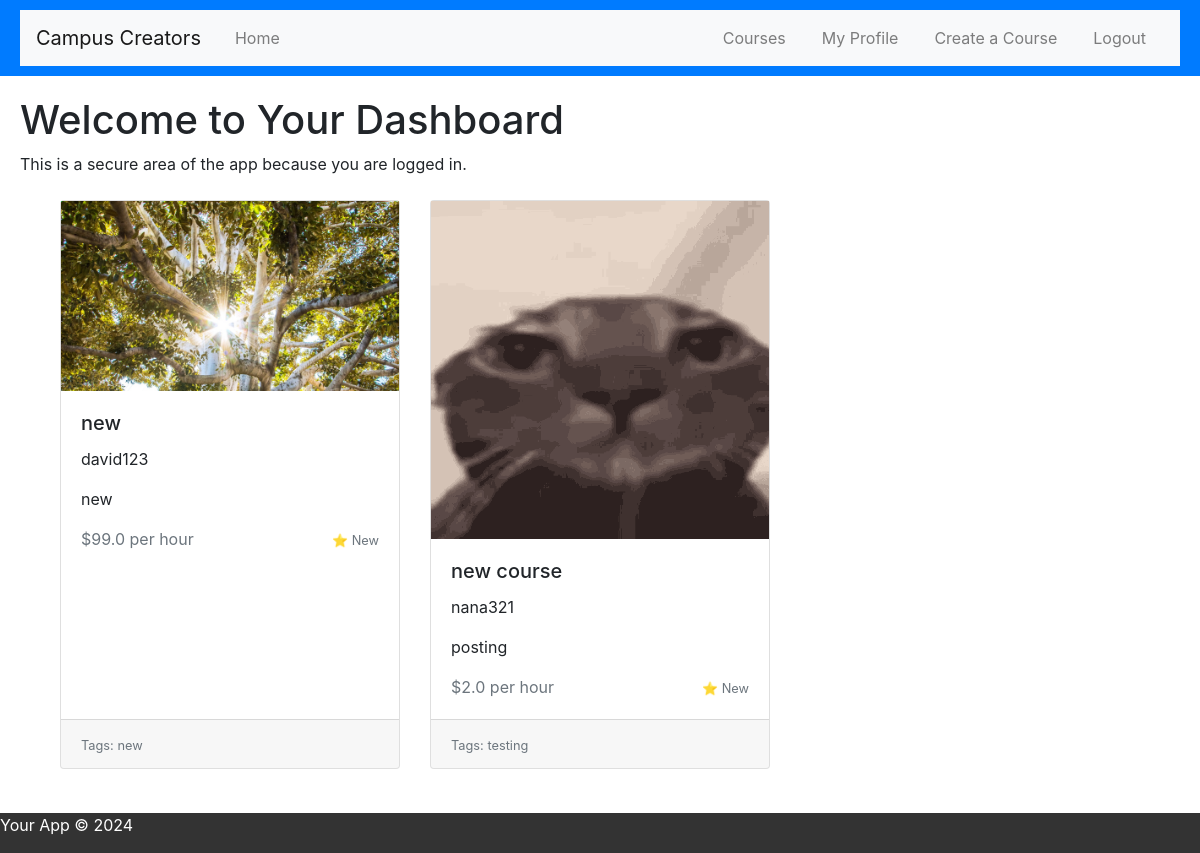
The page /dashboard (signed in) on the database its author committed.
### app.py (models this page shows)
class Course(db.Model):
    id = db.Column(db.Integer, primary_key=True)
    title = db.Column(db.String(100), nullable=False)
    description = db.Column(db.Text, nullable=False)
    price_per_hour = db.Column(db.Float, nullable=False)
    image_url = db.Column(db.String(255))  # Assuming images are hosted elsewhere and accessed via URL
    category_tags = db.Column(db.String(255))  # Could be a comma-separated list or a relationship to another table
    rating = db.Column(db.Float)  # Average rating, possibly updated via a separate ratings model or table
    created_at = db.Column(db.DateTime, default=datetime.utcnow)
    user_id = db.Column(db.Integer, db.ForeignKey('user.id'), nullable=False)  # Linking a course to a user
    creator = relationship('User', backref='courses')  # Establishing a bidirectional relationship with the User model

class User(db.Model):
    id = db.Column(db.Integer, primary_key=True)
    username = db.Column(db.String(80), unique=True, nullable=False)
    password = db.Column(db.String(80), nullable=False)

### app.py (the view)
@app.route('/dashboard')
def dashboard():
    if 'user_id' not in session:
        return redirect(url_for('login'))
    courses = Course.query.all()
    return render_template('dashboard.html', courses=courses)

### templates/dashboard.html (shortened to what this page needs)
{% extends "base.html" %}
{% block content %}
    <h1>Welcome to Your Dashboard</h1>
    <p>This is a secure area of the app because you are logged in.</p>
<link rel="stylesheet" href="https://stackpath.bootstrapcdn.com/bootstrap/4.3.1/css/bootstrap.min.css">
<div class="container mt-4">
   <div class="container mt-4">
    <div class="row">
        {% for course in courses %}
        <a href="{{ url_for('course_details', course_id=course.id) }}" class="card-link">
        <div class="col-md-4 mb-4">
            <div class="card">
                <img src="{{ url_for('static', filename=course.image_url) }}" alt="{{ course.title }}">
                <div class="card-body">
                    <h5 class="card-title">{{ course.title }}</h5>
                    <p class="card-text">{{ course.creator.username }}</p>
                    <p class="card-text">{{ course.description }}</p>
                    <div class="d-flex justify-content-between align-items-center">
                        <span class="text-muted">${{ course.price_per_hour }} per hour</span>
                        <div>
                            <small class="text-muted">⭐️ {{ course.rating or 'New' }}</small>
                        </div>
                    </div>
                </div>
                <div class="card-footer">
                    <small class="text-muted">Tags: {{ course.category_tags }}</small>
                </div>
            </div>
        </a>
        </div>
        {% endfor %}
    </div>
 {% endblock %}

### static/css/style.css (style rules this page uses)
body { font-family: Arial, sans-serif; margin: 0; padding: 0; display: flex; flex-direction: column; min-height: 100vh; }
.card { display: flex; flex-direction: column; height: 100%; }
.card-body { flex: 1 0 auto; }
.card-footer { flex-shrink: 0; }
.row { display: flex; flex-wrap: wrap; }
.card-link { text-decoration: none; color: inherit; }

### rows shown on the page
Course: image_url (picture), title "new", creator.username "david123", description "new", price_per_hour "99.0", rating "New", category_tags "new"
Course: image_url (picture), title "new course", creator.username "nana321", description "posting", price_per_hour "2.0", rating "New", category_tags "testing"
